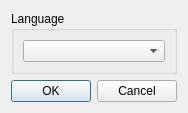
<?xml version="1.0" encoding="UTF-8"?>
<ui version="4.0">
 <class>ConfigDialog</class>
 <widget class="QDialog" name="ConfigDialog">
  <property name="windowModality">
   <enum>Qt::ApplicationModal</enum>
  </property>
  <property name="geometry">
   <rect>
    <x>0</x>
    <y>0</y>
    <width>174</width>
    <height>100</height>
   </rect>
  </property>
  <property name="windowTitle">
   <string>Household Budget - Configuration</string>
  </property>
  <layout class="QGridLayout" name="gridLayout_2">
   <item row="0" column="0">
    <widget class="QGroupBox" name="groupBox">
     <property name="title">
      <string>Language</string>
     </property>
     <layout class="QGridLayout" name="gridLayout">
      <item row="0" column="0">
       <widget class="QComboBox" name="comboBox_language"/>
      </item>
     </layout>
    </widget>
   </item>
   <item row="1" column="0">
    <widget class="QDialogButtonBox" name="buttonBox">
     <property name="orientation">
      <enum>Qt::Horizontal</enum>
     </property>
     <property name="standardButtons">
      <set>QDialogButtonBox::Cancel|QDialogButtonBox::Ok</set>
     </property>
    </widget>
   </item>
  </layout>
 </widget>
 <resources/>
 <connections>
  <connection>
   <sender>buttonBox</sender>
   <signal>accepted()</signal>
   <receiver>ConfigDialog</receiver>
   <slot>accept()</slot>
   <hints>
    <hint type="sourcelabel">
     <x>248</x>
     <y>254</y>
    </hint>
    <hint type="destinationlabel">
     <x>157</x>
     <y>274</y>
    </hint>
   </hints>
  </connection>
  <connection>
   <sender>buttonBox</sender>
   <signal>rejected()</signal>
   <receiver>ConfigDialog</receiver>
   <slot>reject()</slot>
   <hints>
    <hint type="sourcelabel">
     <x>316</x>
     <y>260</y>
    </hint>
    <hint type="destinationlabel">
     <x>286</x>
     <y>274</y>
    </hint>
   </hints>
  </connection>
 </connections>
</ui>
